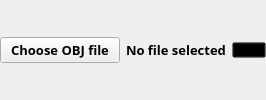
       <widget class="QWidget" name="objfile_Container" native="true">
        <layout class="QHBoxLayout" name="horizontalLayout_2">
         <property name="spacing">
          <number>6</number>
         </property>
         <property name="leftMargin">
          <number>0</number>
         </property>
         <property name="topMargin">
          <number>0</number>
         </property>
         <property name="rightMargin">
          <number>0</number>
         </property>
         <property name="bottomMargin">
          <number>0</number>
         </property>
         <item>
          <widget class="QPushButton" name="OBJfile_choose">
           <property name="sizePolicy">
            <sizepolicy hsizetype="Fixed" vsizetype="Fixed">
             <horstretch>0</horstretch>
             <verstretch>0</verstretch>
            </sizepolicy>
           </property>
           <property name="minimumSize">
            <size>
             <width>120</width>
             <height>0</height>
            </size>
           </property>
           <property name="font">
            <font>
             <family>Segoe UI Semibold</family>
             <pointsize>10</pointsize>
             <weight>75</weight>
             <bold>true</bold>
            </font>
           </property>
           <property name="text">
            <string>Choose OBJ file</string>
           </property>
          </widget>
         </item>
         <item>
          <widget class="QLabel" name="OBJfile_name">
           <property name="sizePolicy">
            <sizepolicy hsizetype="Fixed" vsizetype="Fixed">
             <horstretch>0</horstretch>
             <verstretch>0</verstretch>
            </sizepolicy>
           </property>
           <property name="font">
            <font>
             <family>Segoe UI Semibold</family>
             <pointsize>10</pointsize>
             <weight>75</weight>
             <bold>true</bold>
            </font>
           </property>
           <property name="styleSheet">
            <string notr="true"/>
           </property>
           <property name="text">
            <string>No file selected</string>
           </property>
           <property name="alignment">
            <set>Qt::AlignLeading|Qt::AlignLeft|Qt::AlignTop</set>
           </property>
           <property name="margin">
            <number>0</number>
           </property>
          </widget>
         </item>
         <item>
          <widget class="QPushButton" name="OBJfile_delete">
           <property name="sizePolicy">
            <sizepolicy hsizetype="Fixed" vsizetype="Fixed">
             <horstretch>0</horstretch>
             <verstretch>0</verstretch>
            </sizepolicy>
           </property>
           <property name="styleSheet">
            <string notr="true">background-color: transparent; padding: 0;</string>
           </property>
           <property name="text">
            <string/>
           </property>
           <property name="icon">
            <iconset resource="../res.qrc">
             <normaloff>:/images/DeleteButton.png</normaloff>:/images/DeleteButton.png</iconset>
           </property>
           <property name="iconSize">
            <size>
             <width>32</width>
             <height>32</height>
            </size>
           </property>
          </widget>
         </item>
        </layout>
       </widget>
